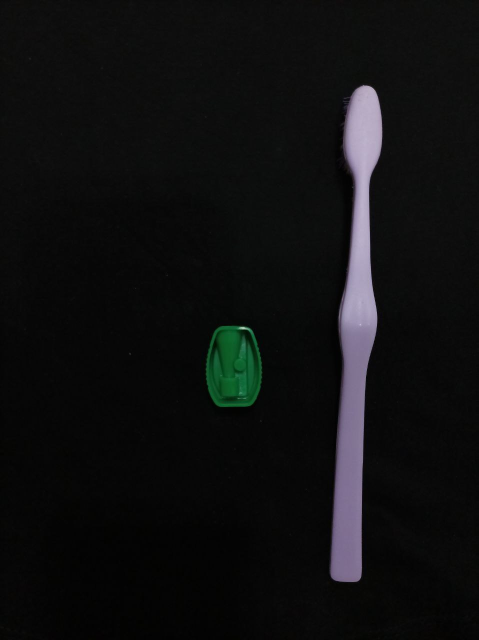
%> input picture Project_7/T_1.jpg, 957 x 1280 px, given in place of 1.jpg, which was not available (shown at 1/2 size)
$ octave object_detection.m   (GNU Octave 9; MATLAB toolbox functions it lacks are replaced by stand-ins)
%> lines starting %> are read from the running program, lines starting %| are printed output that depends on the picture; in (x1, y1, x2, y2) boxes, pixels count from 0 and x2, y2 are one past the last pixel; in counts of white or black regions, pixels touching at a corner belong together; the program's own positions count from 1; pictures that were not available may be replaced by others from this repository, and a replacement may not be noted
close all;
close all;
clc;


for i = 1:7
     str = int2str(i);
     str = strcat(str,'.jpg');
     img=imread(str);
%> img is the input picture: size 1280x957x3 uint8; mean R, G, B 15.2, 15.7, 16.3
     I=img;
     img=rgb2gray(img);
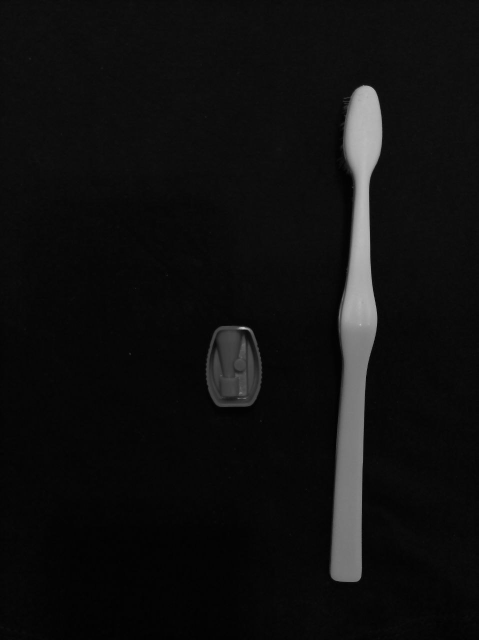
%> img: size 1280x957 uint8 (shown at 1/2 size); min 0, max 215, mean 15.6
     level=graythresh(img);
%> level = 0.29
     img=im2bw(img,level-0.065);
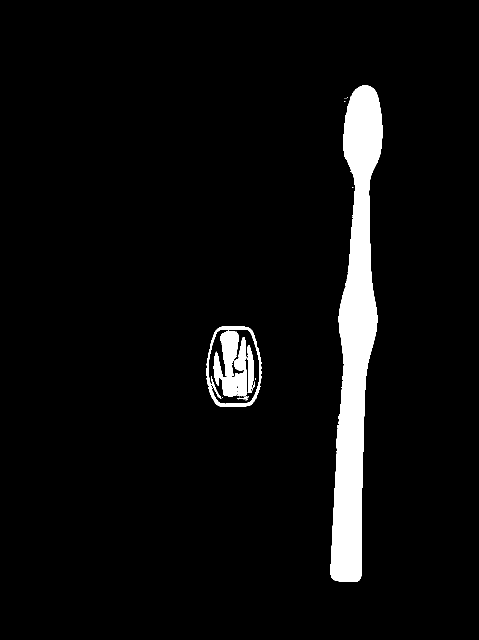
%> img: size 1280x957 logical (shown at 1/2 size); 5.2% white; 20 white regions (15 under 20 px), largest, box (x1, y1, x2, y2) and area: (661, 170, 765, 1164) 53750, (427, 661, 498, 800) 5986, (412, 652, 524, 814) 2339, (495, 690, 510, 786) 920, (422, 752, 443, 797) 152
     img=bwareaopen(img,700);
%> img: size 1280x957 logical; 5.1% white; 4 white regions, box (x1, y1, x2, y2) and area: (661, 170, 765, 1164) 53750, (427, 661, 498, 800) 5986, (412, 652, 524, 814) 2339, (495, 690, 510, 786) 920
     info1 = regionprops(img,'MinorAxisLength','Centroid','MajorAxisLength','Area') ;
%> info1 = 4 regions; Area, Centroid, MajorAxisLength and MinorAxisLength: 53750 [711.9 674.1] 1173.2 68.17, 5986 [464.9 731.9] 145.6 67.65, 2339 [466.9 737.1] 236.4 152.8, 920 [501.5 740.4] 99.6 13.05
     %are=cat(1,info1.Area);
     MajorAxis=cat(1,info1.MajorAxisLength);
%> MajorAxis = [236.4; 145.6; 99.6; 1173.2]
     MinorAxis=cat(1,info1.MinorAxisLength);
%> MinorAxis = [152.8; 67.65; 13.05; 68.17]
     %center=vertcat(info1.Centroid);
     d=MinorAxis./MajorAxis;
%> d = [0.646; 0.465; 0.131; 0.0581]
     A(i)=mean(d);
     %imshow(img);


end
%> pass 2 of the loop `for i = 1:7`:
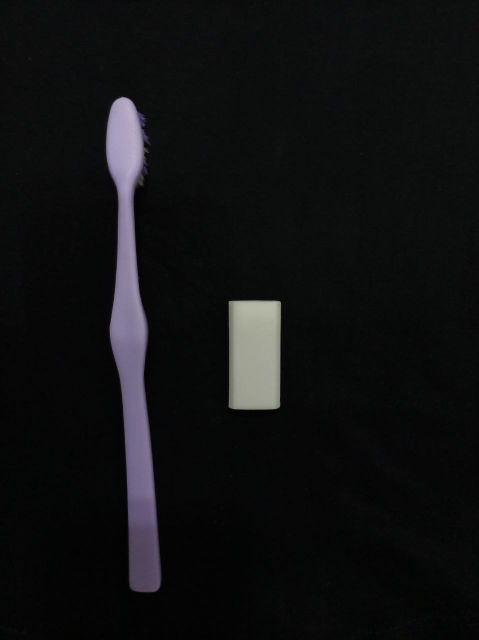
%> input picture Project_7/T_2.jpg, 957 x 1280 px, given in place of 2.jpg, which was not available (shown at 1/2 size)
%> img is the input picture: size 1280x957x3 uint8; mean R, G, B 16.4, 17.1, 17.7
%> `img=rgb2gray(img);`:
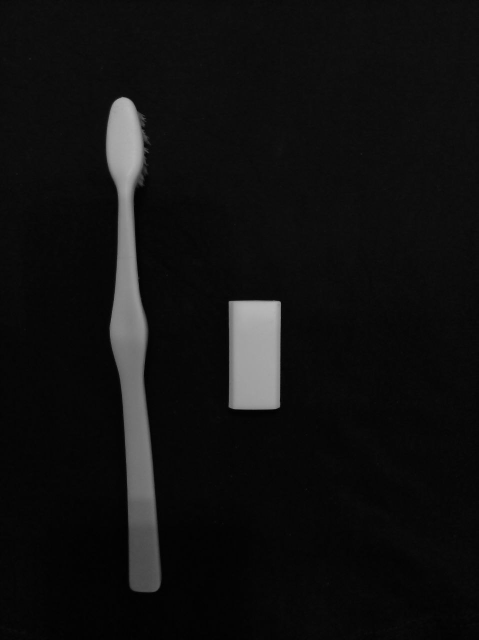
%> img: size 1280x957 uint8 (shown at 1/2 size); min 0, max 184, mean 16.8
%> level = 0.275
%> `img=im2bw(img,level-0.065);`:
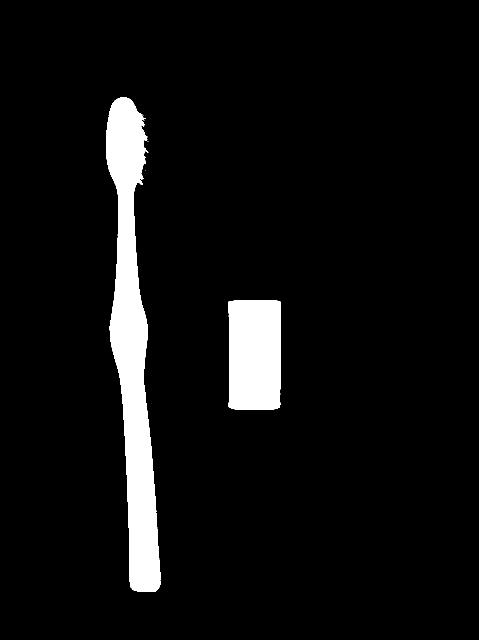
%> img: size 1280x957 logical (shown at 1/2 size); 6.2% white; 5 white regions (3 under 20 px), largest, box (x1, y1, x2, y2) and area: (212, 194, 321, 1184) 53603, (457, 600, 562, 819) 22456
%> info1 = 2 regions; Area, Centroid, MajorAxisLength and MinorAxisLength: 53603 [266 693] 1171 69.81, 22456 [510 709.9] 251.3 119
%> MajorAxis = [1171; 251.3]
%> MinorAxis = [69.81; 119]
%> d = [0.0596; 0.474]
%> (the run ends here)
